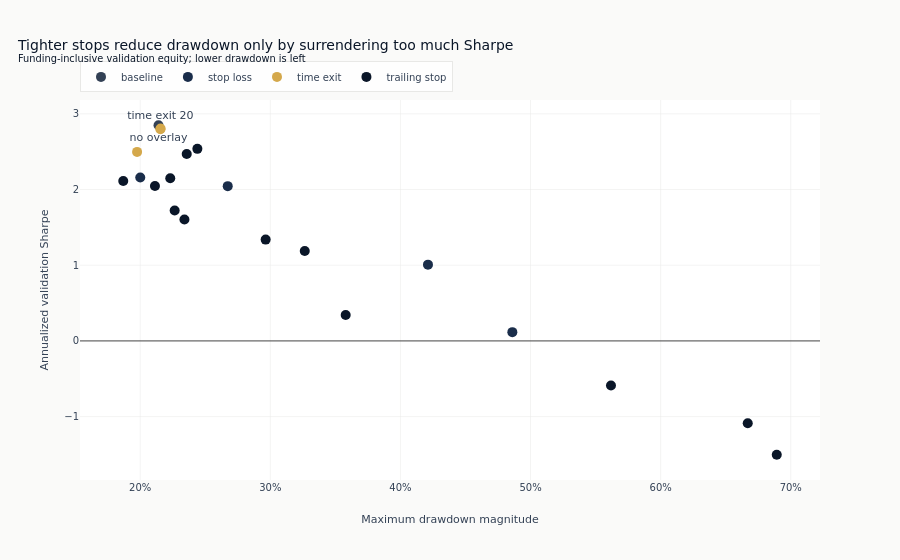

Notebook cell for this chart:
### Code cell
fig = go.Figure()
for risk_type in replay["risk_type"].unique().sort().to_list():
    subset = replay.filter(pl.col("risk_type") == risk_type)
    text = [
        row["risk_name"].replace("_", " ")
        if row["risk_name"] in {"no_overlay", "time_exit_20"}
        else ""
        for row in subset.iter_rows(named=True)
    ]
    positions = [
        "bottom center" if row["risk_name"] == "no_overlay" else "top center"
        for row in subset.iter_rows(named=True)
    ]
    fig.add_trace(
        go.Scatter(
            x=-subset["with_funding_max_drawdown"],
            y=subset["with_funding_sharpe"],
            mode="markers+text",
            text=text,
            textposition=positions,
            marker={"size": 10, "color": color_map[risk_type]},
            name=risk_type.replace("_", " "),
            customdata=subset["risk_name"],
            hovertemplate=("%{customdata}<br>drawdown=%{x:.1%}<br>Sharpe=%{y:.2f}<extra></extra>"),
        )
    )
fig.update_layout(
    title={
        "text": "Tighter stops reduce drawdown only by surrendering too much Sharpe"
        "<br><sup>Funding-inclusive validation equity; lower drawdown is left</sup>",
        "x": 0.02,
        "xanchor": "left",
    },
    xaxis_title="Maximum drawdown magnitude",
    xaxis_tickformat=".0%",
    yaxis_title="Annualized validation Sharpe",
    legend={"orientation": "h", "yanchor": "bottom", "y": 1.02, "x": 0},
)
fig.show()

### Figure 1 — Plotly figure (JSON) as saved in the notebook; plotly's stock layout.template omitted (floating-point values rounded to 4 significant figures)
{"data": [{"customdata": ["no_overlay"], "hovertemplate": "%{customdata}<br>drawdown=%{x:.1%}<br>Sharpe=%{y:.2f}<extra></extra>", "marker": {"color": "#334155", "size": 10}, "mode": "markers+text", "name": "baseline", "text": ["no overlay"], "textposition": ["bottom center"], "type": "scatter", "x": [0.2141], "y": [2.849]}, {"customdata": ["stop_loss_15pct", "stop_loss_10pct", "stop_loss_5pct", "stop_loss_3pct"], "hovertemplate": "%{customdata}<br>drawdown=%{x:.1%}<br>Sharpe=%{y:.2f}<extra></extra>", "marker": {"color": "#1a2d4a", "size": 10}, "mode": "markers+text", "name": "stop loss", "text": ["", "", "", ""], "textposition": ["top center", "top center", "top center", "top center"], "type": "scatter", "x": [0.2, 0.2673, 0.4212, 0.486], "y": [2.158, 2.045, 1.007, 0.1159]}, {"customdata": ["time_exit_40", "time_exit_20", "time_exit_10"], "hovertemplate": "%{customdata}<br>drawdown=%{x:.1%}<br>Sharpe=%{y:.2f}<extra></extra>", "marker": {"color": "#D4A84B", "size": 10}, "mode": "markers+text", "name": "time exit", "text": ["", "time exit 20", ""], "textposition": ["top center", "top center", "top center"], "type": "scatter", "x": [0.2156, 0.2155, 0.1976], "y": [2.805, 2.797, 2.497]}, {"customdata": ["trailing_mae_p10_h40_28p8pct", "trailing_mae_p10_h20_21p7pct", "trailing_20pct", "trailing_mae_p10_h10_15p8pct", "trailing_mae_p25_h40_19p1pct", "trailing_15pct", "trailing_mae_p25_h20_13p8pct", "trailing_mae_p25_h10_9p6pct", "trailing_10pct", "trailing_5pct", "trailing_3pct", "trailing_2pct", "trailing_1pct"], "hovertemplate": "%{customdata}<br>drawdown=%{x:.1%}<br>Sharpe=%{y:.2f}<extra></extra>", "marker": {"color": "#0a1628", "size": 10}, "mode": "markers+text", "name": "trailing stop", "text": ["", "", "", "", "", "", "", "", "", "", "", "", ""], "textposition": ["top center", "top center", "top center", "top center", "top center", "top center", "top center", "top center", "top center", "top center", "top center", "top center", "top center"], "type": "scatter", "x": [0.2439, 0.2357, 0.2231, 0.187, 0.2113, 0.2265, 0.234, 0.2964, 0.3265, 0.3579, 0.5618, 0.667, 0.6892], "y": [2.537, 2.469, 2.148, 2.113, 2.046, 1.724, 1.603, 1.338, 1.188, 0.3417, -0.5887, -1.088, -1.504]}], "layout": {"legend": {"orientation": "h", "x": 0, "y": 1.02, "yanchor": "bottom"}, "title": {"text": "Tighter stops reduce drawdown only by surrendering too much Sharpe<br><sup>Funding-inclusive validation equity; lower drawdown is left</sup>", "x": 0.02, "xanchor": "left"}, "xaxis": {"tickformat": ".0%", "title": {"text": "Maximum drawdown magnitude"}}, "yaxis": {"title": {"text": "Annualized validation Sharpe"}}}}
